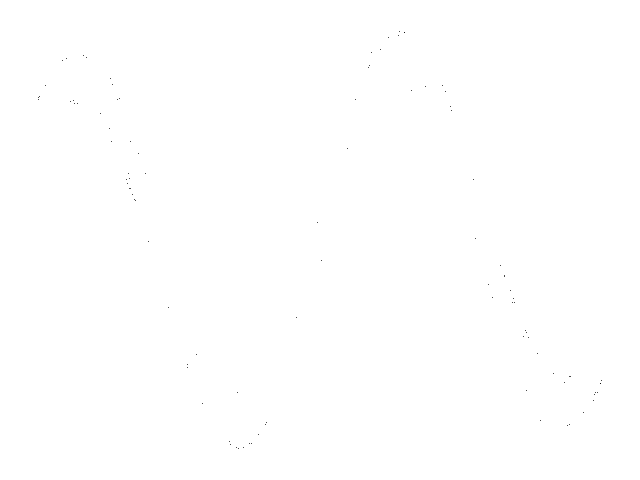
Frame 1 (no input)
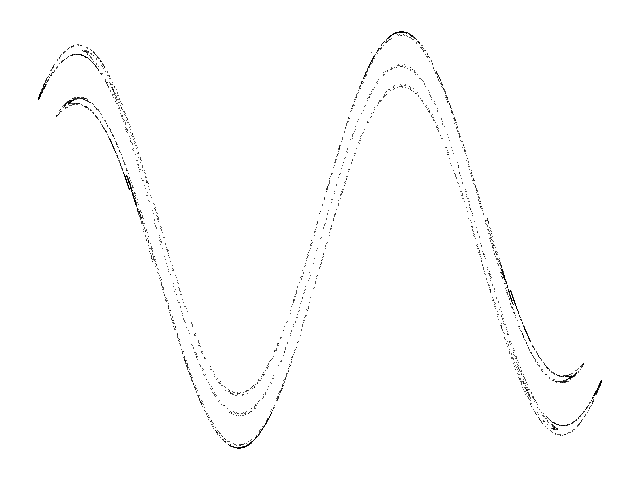
Frame 60 (the mouse pressed at the canvas centre just before this capture)
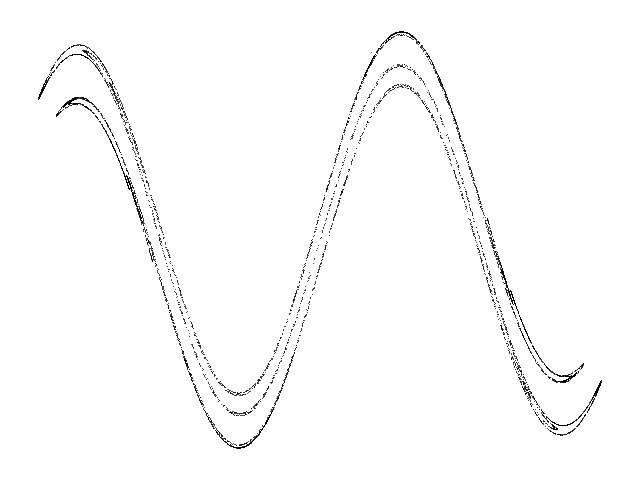
Frame 120 (the mouse held since frame 60 and released just before this capture)

The Processing sketch that drew these frames (run headless with seeded random() and noise(); from frame 60 on, the mouse is pressed at the canvas centre):

// Processing sketch: Web_B
// ── Web_B.pde
// Web B chaotic map //

  float x = 1.0;
  float y = 1.0;
  float k = 4.6692;


void setup() {
  
  size(640, 480);
  background(255);
  
}

void draw() {
  
  for (int i=0; i<100; i++) {
    
    float nx = x;
    float ny = y;
    
    x = ny / k;
    y = -nx - k * sin(ny);
  
    point(320 + (240 * x), 240 + (38 * y));
        
  }

}
